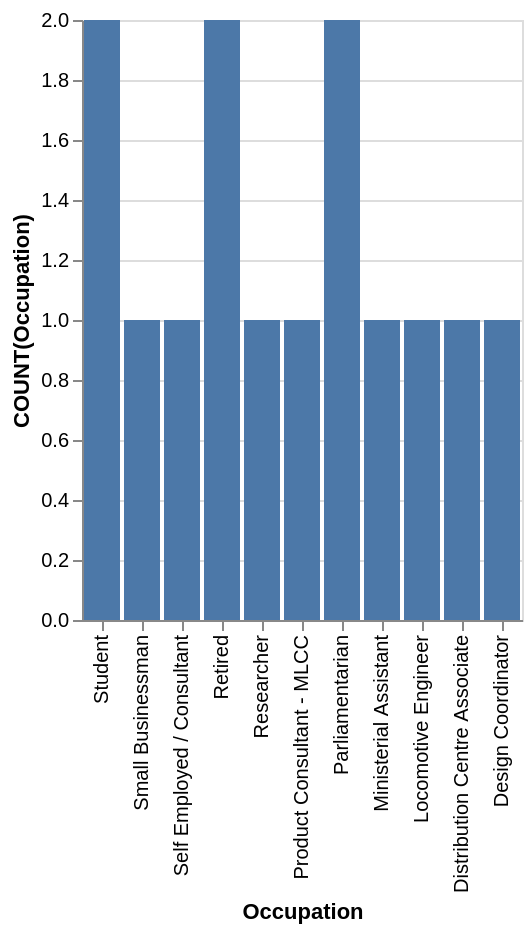

This figure's Vega-Lite source:
### Vega-Lite specification from a JSON file in a GitHub repository (floating-point values rounded to 4 significant figures)
{"data": {"values": [{"x_data": "Design Coordinator", "y_data": 1}, {"x_data": "Distribution Centre Associate", "y_data": 1}, {"x_data": "Locomotive Engineer", "y_data": 1}, {"x_data": "Ministerial Assistant", "y_data": 1}, {"x_data": "Parliamentarian", "y_data": 2}, {"x_data": "Product Consultant - MLCC", "y_data": 1}, {"x_data": "Researcher", "y_data": 1}, {"x_data": "Retired", "y_data": 2}, {"x_data": "Self Employed / Consultant", "y_data": 1}, {"x_data": "Small Businessman", "y_data": 1}, {"x_data": "Student", "y_data": 2}]}, "mark": "bar", "encoding": {"x": {"field": "x_data", "type": "nominal", "title": "Occupation", "sort": "descending"}, "y": {"field": "y_data", "type": "quantitative", "title": "COUNT(Occupation)"}}}
